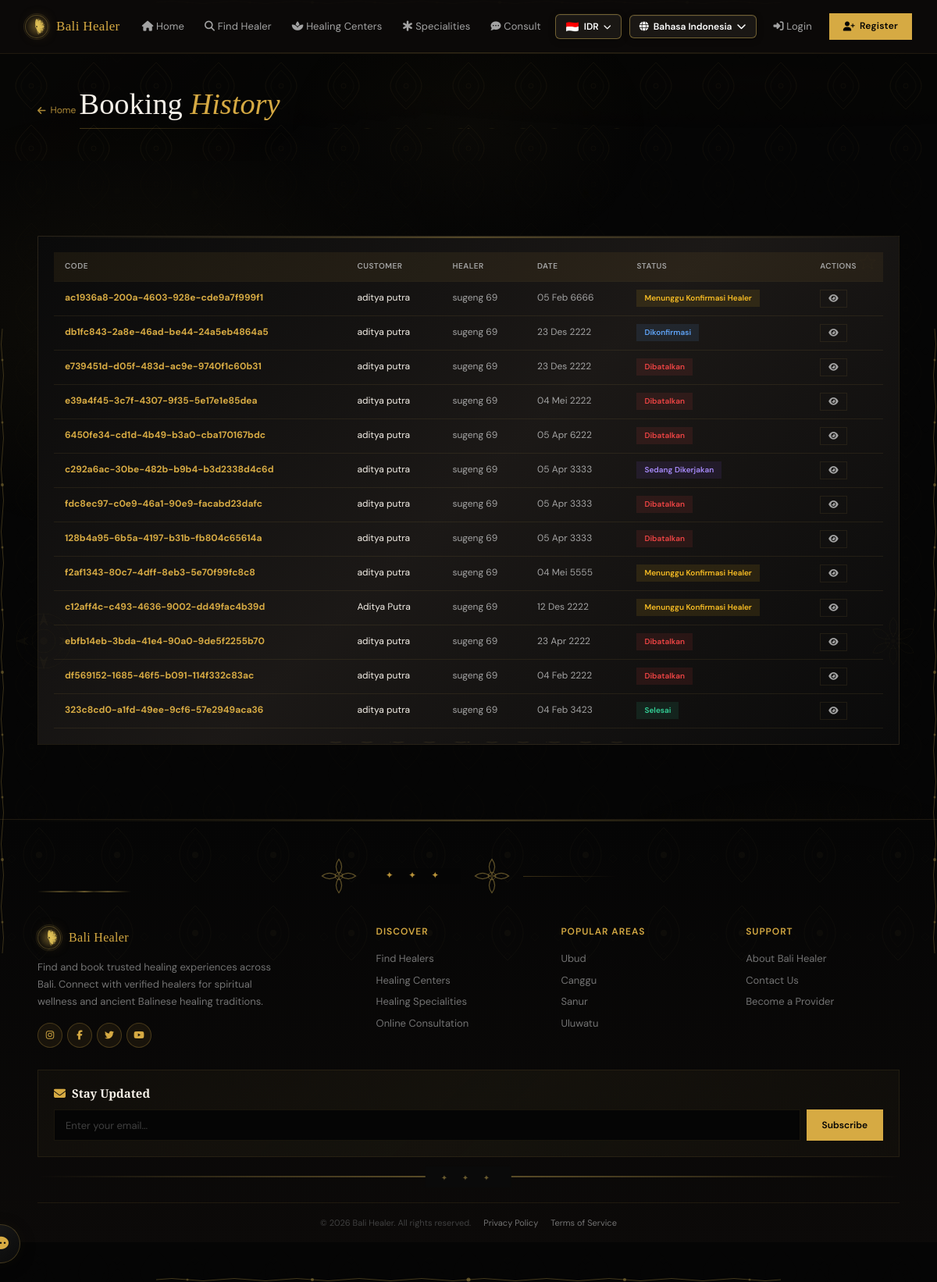
The app's page /id/bookings/ with its own data.
### bookings/models.py (models this page shows, shortened)
class Booking(models.Model):
    STATUS_CHOICES = [
        ('pending_payment', 'Menunggu Pembayaran'),
        ('pending_confirm', 'Menunggu Konfirmasi Healer'),
        ('confirmed', 'Dikonfirmasi'),
        ('in_progress', 'Sedang Dikerjakan'),
        ('completed', 'Selesai'),
        ('cancelled', 'Dibatalkan'),
        ('expired', 'Kadaluarsa'),
        ('refunded', 'Dikembalikan'),
    ]
    VALID_TRANSITIONS = {
        'pending_payment': ['pending_confirm', 'cancelled', 'expired'],
        'pending_confirm': ['confirmed', 'cancelled', 'refunded'],
        'confirmed': ['in_progress', 'cancelled', 'refunded'],
        'in_progress': ['completed', 'refunded'],
        'completed': [],
        'cancelled': [],
        'expired': [],
        'refunded': [],
    }
    booking_code = models.CharField(max_length=40, unique=True, blank=True)
    healer = models.ForeignKey(Healer, on_delete=models.CASCADE, related_name='bookings')
    customer = models.ForeignKey(User, on_delete=models.SET_NULL, null=True, blank=True, related_name='bookings')
    customer_name = models.CharField(max_length=200)
    customer_email = models.EmailField()
    customer_phone = models.CharField(max_length=20)
    service_type = models.CharField(max_length=200)
    service_price_idr = models.DecimalField(max_digits=12, decimal_places=2, default=0)
    booking_date = models.DateField()
    booking_time = models.TimeField()
    notes = models.TextField(blank=True)
    total_price_idr = models.DecimalField(max_digits=12, decimal_places=2, default=0)
    currency = models.CharField(max_length=10, default='IDR')
    total_price_converted = models.DecimalField(max_digits=12, decimal_places=2, default=0)
    status = models.CharField(max_length=20, choices=STATUS_CHOICES, default='pending_payment', db_index=True)
    confirmed_at = models.DateTimeField(null=True, blank=True)
    started_at = models.DateTimeField(null=True, blank=True)
    completed_at = models.DateTimeField(null=True, blank=True)
    cancelled_at = models.DateTimeField(null=True, blank=True)
    cancel_reason = models.TextField(blank=True)
    created_at = models.DateTimeField(auto_now_add=True)
    updated_at = models.DateTimeField(auto_now=True)
    class Meta:
        ordering = ['-created_at']

### healers/models.py (models this page shows, shortened)
class Healer(models.Model):
    user = models.OneToOneField(User, on_delete=models.CASCADE, null=True, blank=True)
    name = models.CharField(max_length=200)
    slug = models.SlugField(unique=True, default=uuid.uuid1)
    category = models.ForeignKey(HealerCategory, on_delete=models.SET_NULL, null=True)
    bio = models.TextField()
    experience_years = models.PositiveIntegerField(default=0)
    photo = models.ImageField(upload_to='healer_photos/', blank=True, null=True)
    cover_photo = models.ImageField(upload_to='healer_covers/', blank=True, null=True)
    phone = models.CharField(max_length=20)
    email = models.EmailField(blank=True)
    address = models.TextField()
    price_idr = models.DecimalField(max_digits=12, decimal_places=2, default=0)
    rating = models.DecimalField(max_digits=3, decimal_places=2, default=5.0)
    is_available = models.BooleanField(default=True, db_index=True)
    specializations = models.TextField(blank=True, help_text='Pisahkan dengan koma')
    created_at = models.DateTimeField(auto_now_add=True)
    updated_at = models.DateTimeField(auto_now=True)
    class Meta:
        ordering = ['-rating', '-experience_years']

### bookings/views.py (the view)
# urls.py: path('bookings/', views.booking_list, name='booking_list'),
def booking_list(request):
    bookings = Booking.objects.select_related('healer', 'customer').order_by('-created_at')[:20]
    return render(request, 'booking_list.html', {'bookings': bookings})

### accounts/context_processors.py (called while the page is built)
def notification_context(request):
    if request.user.is_authenticated:
        unread_count = Notification.objects.filter(user=request.user, is_read=False).count()
        return {'global_unread_notifications': unread_count}
    return {'global_unread_notifications': 0}

### templates/booking_list.html (shortened to what this page needs)
{% extends 'base.html' %}
{% load static %}
{% load i18n %}
{% block content %}
<div class="page-header">
    <div class="container">
        <a href="{% url 'home' %}" class="back-link"><i class="fas fa-arrow-left"></i> {% trans "Home" %}</a>
        <div style="position:relative;display:inline-block">
            <h1>{% trans "Booking" %} <em>{% trans "History" %}</em></h1>
            <div style="height:1px;background:linear-gradient(90deg,var(--gold),transparent);margin-top:8px;opacity:0.3"></div>
        </div>
    </div>
</div>
<section class="section" data-reveal>
    <div class="container">
        <div class="card">
            <div class="card-body">
                {% if bookings %}
                <div class="table-container">
                    <table class="data-table">
                        <thead>
                            <tr><th>{% trans "Code" %}</th><th>{% trans "Customer" %}</th><th>{% trans "Healer" %}</th><th>{% trans "Date" %}</th><th>{% trans "Status" %}</th><th>{% trans "Actions" %}</th></tr>
                        </thead>
                        <tbody>
                            {% for b in bookings %}
                            <tr>
                                <td><strong style="color:var(--gold);font-weight:700">{{ b.booking_code }}</strong></td>
                                <td style="color:var(--fg)">{{ b.customer_name }}</td>
                                <td>{{ b.healer.name }}</td>
                                <td>{{ b.booking_date|date:"d M Y" }}</td>
                                <td><span class="status-badge status-{{ b.status }}">{{ b.get_status_display }}</span></td>
                                <td><a href="{% url 'booking_detail' b.booking_code %}" class="btn btn-sm btn-outline"><i class="fas fa-eye"></i></a></td>
                            </tr>
                            {% endfor %}
                        </tbody>
                    </table>
                </div>
                {% else %}
                <div class="empty-state">
                    <i class="fas fa-calendar-xmark"></i>
                    <h3>{% trans "No Bookings Yet" %}</h3>
                    <p>{% trans "Bookings will appear here." %}</p>
                </div>
                {% endif %}
            </div>
        </div>
    </div>
</section>
{% endblock %}

### records on screen
Booking: booking_code "ac1936a8-200a-4603-928e-cde9a7f999f1", customer_name "aditya putra", healer.name "sugeng 69", booking_date "05 Feb 6666", status "Menunggu Konfirmasi Healer"
Booking: booking_code "db1fc843-2a8e-46ad-be44-24a5eb4864a5", customer_name "aditya putra", healer.name "sugeng 69", booking_date "23 Des 2222", status "Dikonfirmasi"
Booking: booking_code "e739451d-d05f-483d-ac9e-9740f1c60b31", customer_name "aditya putra", healer.name "sugeng 69", booking_date "23 Des 2222", status "Dibatalkan"
Booking: booking_code "e39a4f45-3c7f-4307-9f35-5e17e1e85dea", customer_name "aditya putra", healer.name "sugeng 69", booking_date "04 Mei 2222", status "Dibatalkan"
Booking: booking_code "6450fe34-cd1d-4b49-b3a0-cba170167bdc", customer_name "aditya putra", healer.name "sugeng 69", booking_date "05 Apr 6222", status "Dibatalkan"
Booking: booking_code "c292a6ac-30be-482b-b9b4-b3d2338d4c6d", customer_name "aditya putra", healer.name "sugeng 69", booking_date "05 Apr 3333", status "Sedang Dikerjakan"
Booking: booking_code "fdc8ec97-c0e9-46a1-90e9-facabd23dafc", customer_name "aditya putra", healer.name "sugeng 69", booking_date "05 Apr 3333", status "Dibatalkan"
Booking: booking_code "128b4a95-6b5a-4197-b31b-fb804c65614a", customer_name "aditya putra", healer.name "sugeng 69", booking_date "05 Apr 3333", status "Dibatalkan"
Booking: booking_code "f2af1343-80c7-4dff-8eb3-5e70f99fc8c8", customer_name "aditya putra", healer.name "sugeng 69", booking_date "04 Mei 5555", status "Menunggu Konfirmasi Healer"
Booking: booking_code "c12aff4c-c493-4636-9002-dd49fac4b39d", customer_name "Aditya Putra", healer.name "sugeng 69", booking_date "12 Des 2222", status "Menunggu Konfirmasi Healer"
Booking: booking_code "ebfb14eb-3bda-41e4-90a0-9de5f2255b70", customer_name "aditya putra", healer.name "sugeng 69", booking_date "23 Apr 2222", status "Dibatalkan"
Booking: booking_code "df569152-1685-46f5-b091-114f332c83ac", customer_name "aditya putra", healer.name "sugeng 69", booking_date "04 Feb 2222", status "Dibatalkan"
Booking: booking_code "323c8cd0-a1fd-49ee-9cf6-57e2949aca36", customer_name "aditya putra", healer.name "sugeng 69", booking_date "04 Feb 3423", status "Selesai"

### other values on screen
{{ lang.name_local }} "Bahasa Indonesia"
